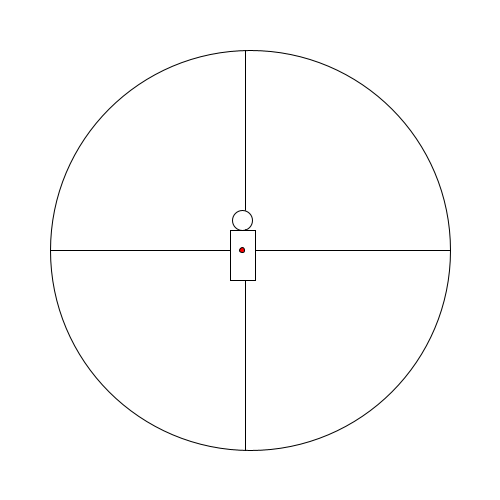
Frame 1 (no input)
Frame 60 (the mouse pressed at the canvas centre just before this capture): identical to frame 1, image omitted
Frame 120 (the mouse held since frame 60 and released just before this capture): identical to frame 1, image omitted

The Processing sketch that drew this single still picture (run headless with seeded random() and noise(); from frame 60 on, the mouse is pressed at the canvas centre):

// Processing sketch: processing_88370
// ── processing_88370.pde

int state=0;


void setup(){
  size (500,500);
  background(255,255,255);
  frameRate(30);}
  
  
  void draw(){
    background(255,255,255);
    if(state==0){
    fill(255,255,255);
    ellipse(250,250,400,400);
    line(50,250,230,250);  
    line(255,250,450,250);
    line(245,50,245,230);
    line(245,260,245,450);
    fill(255,255,255);
    ellipse(242,220,20,20);
    rect(230,230,25,50);
    fill(255,0,0);
    ellipse(242,250,5,5);}
    if(state==1){
    background(0,227,255);
    fill(255,255,255);
    ellipse(400,200,50,50);
    rect(390,225,30,50);
    fill(255,255,255);
    rect(240,250,100,50);
    rect(340,250,100,75);
    rect(440,250,50,100);
    rect(340,200,25,50);
    fill(0,0,0);
    rect(340,195,50,10);
    rect(115,260,125,15);
    line(245,300,200,350);
    line(246,300,300,350);
    fill(255,255,255);
    rect(200,350,800,200);
    }
    if(state==2){
    background(0,227,255);
    fill(255,255,255);
    ellipse(400,200,50,50);
    rect(390,225,30,50);
    rect(240,250,100,50);
    rect(340,250,100,75);
    rect(440,250,50,100);
    rect(340,200,25,50);
    fill(0,0,0);
    rect(340,195,50,10);
    rect(115,260,125,15);
    line(245,300,200,350);
    line(246,300,300,350);
    fill(255,255,255);
    rect(200,350,800,200);
    fill(0,0,0);
    line(130,268,80,268);
    fill(255,0,0);
    rect(60,268,25,25); 
    }
    if(state==3){
      background(0,227,255);
    fill(255,255,255);
    ellipse(400,200,70,50);
    rect(390,225,30,50);
    rect(240,250,100,50);
    rect(340,250,100,75);
    rect(440,250,50,100);
    rect(340,200,25,50);
    fill(0,0,0);
    rect(340,195,50,10);
    rect(115,260,125,15);
    line(245,300,200,350);
    line(246,300,300,350);
    fill(255,255,255);
    rect(200,350,800,200);
    fill(0,0,0);
    line(130,268,80,268);
    fill(255,0,0);
    rect(60,268,25,25); 
    textSize(15);
    fill(0,0,0);
    text("He-he", 400, 160);  
  }
  if(state==4){
    fill(255,255,255);
    ellipse(250,250,400,400);
    line(50,250,230,250);  
    line(255,250,450,250);
    line(245,50,245,230);
    line(245,260,245,450);
    fill(255,255,255);
    ellipse(242,220,20,20);
    fill(0,0,0);
    rect(230,230,25,50);
    fill(255,0,0);
    ellipse(242,250,5,5); 
}
if(state==5){
    background(240,142,15);
    fill(255,255,255);
    ellipse(400,200,50,50);
    rect(390,225,30,50);
    fill(255,255,255);
    rect(240,250,100,50);
    rect(340,250,100,75);
    rect(440,250,50,100);
    rect(340,200,25,50);
    fill(0,0,0);
    rect(340,195,50,10);
    rect(115,260,125,15);
    line(245,300,200,350);
    line(246,300,300,350);
    fill(255,255,255);
    rect(200,350,800,200);
    }
    if(state==6){
    background(240,142,15);
    fill(255,255,255);
    ellipse(400,200,50,50);
    rect(390,225,30,50);
    rect(240,250,100,50);
    rect(340,250,100,75);
    rect(440,250,50,100);
    rect(340,200,25,50);
    fill(0,0,0);
    rect(340,195,50,10);
    rect(115,260,125,15);
    line(245,300,200,350);
    line(246,300,300,350);
    fill(255,255,255);
    rect(200,350,800,200);
    fill(0,0,0);
    line(130,268,80,268);
    fill(255,0,0);
    rect(60,268,25,25); 
    }
    if(state==7){
    background(240,142,15);
    fill(255,255,255);
    ellipse(400,200,70,50);
    rect(390,225,30,50);
    rect(240,250,100,50);
    rect(340,250,100,75);
    rect(440,250,50,100);
    rect(340,200,25,50);
    fill(0,0,0);
    rect(340,195,50,10);
    rect(115,260,125,15);
    line(245,300,200,350);
    line(246,300,300,350);
    fill(255,255,255);
    rect(200,350,800,200);
    fill(0,0,0);
    line(130,268,80,268);
    fill(255,0,0);
    rect(60,268,25,25); 
    textSize(15);
    fill(0,0,0);
    text("He-he", 400, 160);  
  }
  if(state==8){
    fill(255,255,255);
    ellipse(250,250,400,400);
    line(50,250,230,250);  
    line(255,250,450,250);
    line(245,50,245,230);
    line(245,260,245,450);
    fill(255,255,255);
    ellipse(242,220,20,20);
    fill(245,250,0);
    triangle(232,260,242,230,252,260);
    fill(255,0,0);
    ellipse(242,250,5,5);}
    if(state==9){
    background(113,113,113);
    fill(255,255,255);
    ellipse(400,200,50,50);
    rect(390,225,30,50);
    fill(255,255,255);
    rect(240,250,100,50);
    rect(340,250,100,75);
    rect(440,250,50,100);
    rect(340,200,25,50);
    fill(0,0,0);
    rect(340,195,50,10);
    rect(115,260,125,15);
    line(245,300,200,350);
    line(246,300,300,350);
    fill(255,255,255);
    rect(200,350,800,200);
    }
    if(state==10){
    background(113,113,113);
    fill(255,255,255);
    ellipse(400,200,50,50);
    rect(390,225,30,50);
    rect(240,250,100,50);
    rect(340,250,100,75);
    rect(440,250,50,100);
    rect(340,200,25,50);
    fill(0,0,0);
    rect(340,195,50,10);
    rect(115,260,125,15);
    line(245,300,200,350);
    line(246,300,300,350);
    fill(255,255,255);
    rect(200,350,800,200); }
    if(state==11){
      background(113,113,113);
    fill(255,255,255);
    ellipse(400,200,70,50);
    rect(390,225,30,50);
    rect(240,250,100,50);
    rect(340,250,100,75);
    rect(440,250,50,100);
    rect(340,200,25,50);
    fill(0,0,0);
    rect(340,195,50,10);
    rect(115,260,125,15);
    line(245,300,200,350);
    line(246,300,300,350);
    fill(255,255,255);
    rect(200,350,800,200);
    textSize(15);
    fill(0,0,0);
    text("Mmm...nah", 400, 160);  
  }
  if(state==12){
    state=0;}
}

  void mouseClicked(){
    state+=1;}
    
  

  
